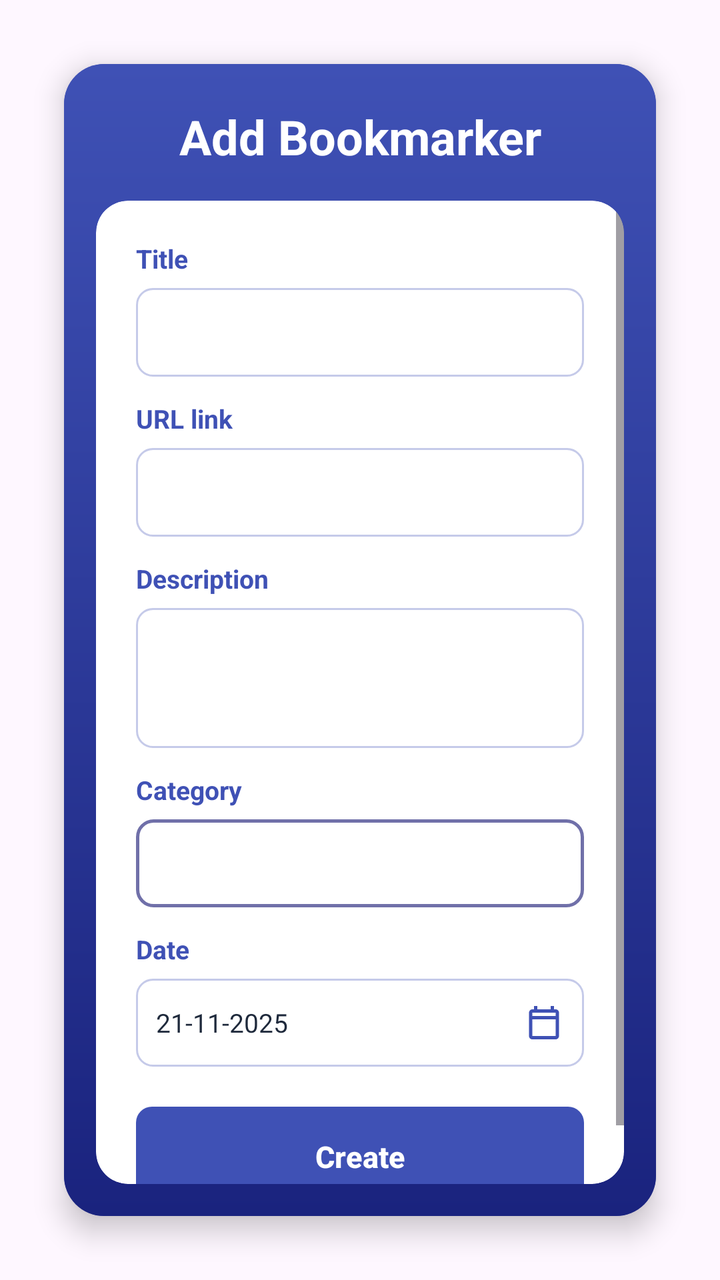
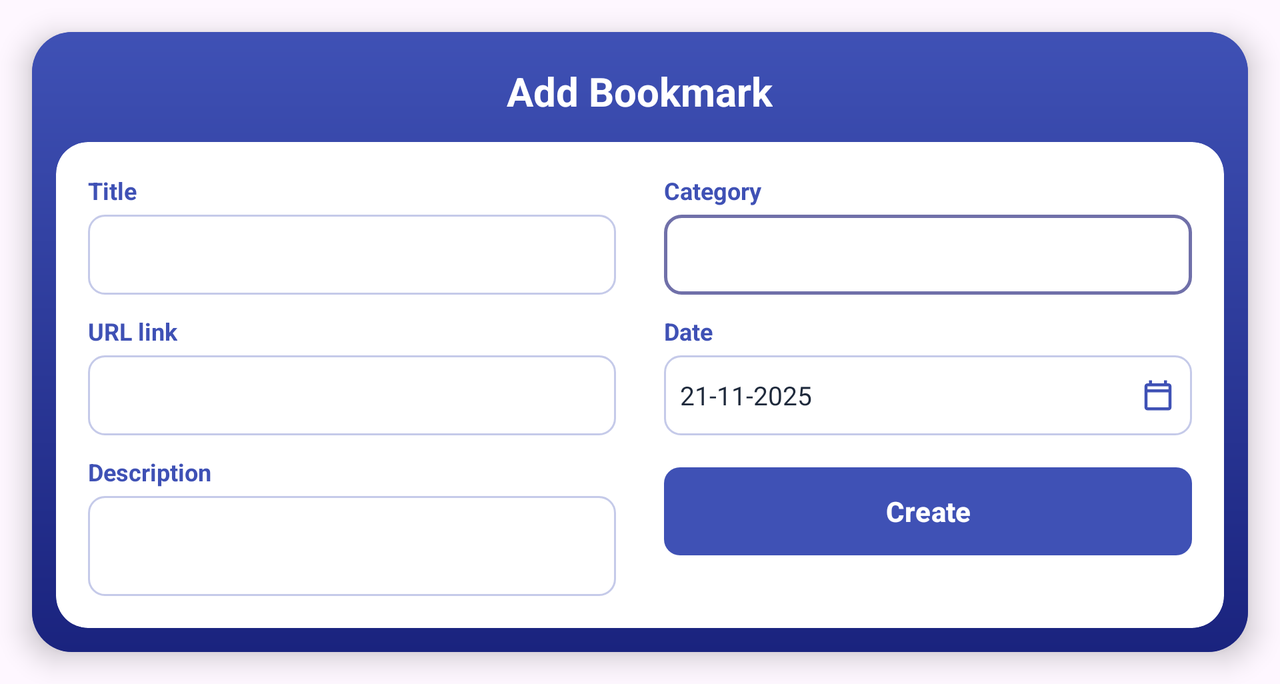

The same Android screen from two of the app's own layout files: first res/layout/ as a phone draws it, then the repository's variant for another configuration, drawn on a device whose configuration selects that folder. Both files follow.
<!-- AndroidManifest.xml: application theme Theme.Markly -->
<!-- res/layout/dialog_add_bookmark.xml -->
<?xml version="1.0" encoding="utf-8"?>

<androidx.cardview.widget.CardView xmlns:android="http://schemas.android.com/apk/res/android"
    xmlns:app="http://schemas.android.com/apk/res-auto"
    android:layout_width="match_parent"
    android:layout_height="wrap_content"
    android:layout_margin="32dp"
    app:cardCornerRadius="20dp"
    app:cardElevation="8dp"
    android:backgroundTint="@color/primary_blue">

    <LinearLayout
        android:layout_width="match_parent"
        android:layout_height="wrap_content"
        android:background="@drawable/header_background"
        android:orientation="vertical">

        
        <TextView
            android:layout_width="wrap_content"
            android:layout_height="wrap_content"
            android:layout_gravity="center"
            android:layout_marginTop="20dp"
            android:layout_marginBottom="16dp"
            android:gravity="center"
            android:text="Add Bookmarker"
            android:textColor="@color/white"
            android:textSize="24sp"
            android:textStyle="bold" />

        
        <androidx.cardview.widget.CardView
            android:layout_width="match_parent"
            android:layout_height="wrap_content"
            android:layout_marginStart="16dp"
            android:layout_marginEnd="16dp"
            android:layout_marginBottom="16dp"
            android:backgroundTint="@color/white"
            app:cardCornerRadius="16dp"
            app:cardElevation="0dp">

            <ScrollView
                android:layout_width="match_parent"
                android:layout_height="wrap_content"
                android:maxHeight="380dp">

                <LinearLayout
                    android:layout_width="match_parent"
                    android:layout_height="wrap_content"
                    android:orientation="vertical"
                    android:padding="20dp">

                    
                    <TextView
                        android:layout_width="wrap_content"
                        android:layout_height="wrap_content"
                        android:layout_marginBottom="6dp"
                        android:text="@string/title"
                        android:textColor="@color/primary_blue"
                        android:textSize="13sp"
                        android:textStyle="bold" />

                    <EditText
                        android:id="@+id/etTitle"
                        android:layout_width="match_parent"
                        android:layout_height="wrap_content"
                        android:autofillHints="name"
                        android:background="@drawable/edit_text_background"
                        android:hint=""
                        android:importantForAutofill="no"
                        android:inputType="text"
                        android:maxLines="1"
                        android:minHeight="44dp"
                        android:padding="10dp" />

                    
                    <TextView
                        android:layout_width="wrap_content"
                        android:layout_height="wrap_content"
                        android:layout_marginTop="12dp"
                        android:layout_marginBottom="6dp"
                        android:text="@string/url_link"
                        android:textColor="@color/primary_blue"
                        android:textSize="13sp"
                        android:textStyle="bold" />

                    <EditText
                        android:id="@+id/etUrl"
                        android:layout_width="match_parent"
                        android:layout_height="wrap_content"
                        android:autofillHints="url"
                        android:background="@drawable/edit_text_background"
                        android:hint=""
                        android:importantForAutofill="no"
                        android:inputType="textUri"
                        android:maxLines="1"
                        android:minHeight="44dp"
                        android:padding="10dp" />

                    
                    <TextView
                        android:layout_width="wrap_content"
                        android:layout_height="wrap_content"
                        android:layout_marginTop="12dp"
                        android:layout_marginBottom="6dp"
                        android:text="@string/description"
                        android:textColor="@color/primary_blue"
                        android:textSize="13sp"
                        android:textStyle="bold" />

                    <EditText
                        android:id="@+id/etDescription"
                        android:layout_width="match_parent"
                        android:layout_height="70dp"
                        android:autofillHints="none"
                        android:background="@drawable/edit_text_background"
                        android:gravity="top|start"
                        android:hint=""
                        android:importantForAutofill="no"
                        android:inputType="textMultiLine"
                        android:maxLines="3"
                        android:padding="10dp" />

                    
                    <TextView
                        android:layout_width="wrap_content"
                        android:layout_height="wrap_content"
                        android:layout_marginTop="12dp"
                        android:layout_marginBottom="6dp"
                        android:text="@string/category"
                        android:textColor="@color/primary_blue"
                        android:textSize="13sp"
                        android:textStyle="bold" />

                    <Spinner
                        android:id="@+id/spinnerCategory"
                        android:layout_width="match_parent"
                        android:layout_height="44dp"
                        android:background="@drawable/spinner_border"
                        android:paddingStart="10dp"
                        android:paddingEnd="10dp"
                        android:popupBackground="#FFFFFF" />

                    
                    <TextView
                        android:layout_width="wrap_content"
                        android:layout_height="wrap_content"
                        android:layout_marginTop="12dp"
                        android:layout_marginBottom="6dp"
                        android:text="@string/date"
                        android:textColor="@color/primary_blue"
                        android:textSize="13sp"
                        android:textStyle="bold" />

                    <LinearLayout
                        android:id="@+id/layoutDatePicker"
                        android:layout_width="match_parent"
                        android:layout_height="44dp"
                        android:background="@drawable/edit_text_background"
                        android:clickable="true"
                        android:focusable="true"
                        android:gravity="center_vertical"
                        android:orientation="horizontal"
                        android:paddingStart="10dp"
                        android:paddingEnd="10dp">

                        <TextView
                            android:id="@+id/tvSelectedDate"
                            android:layout_width="0dp"
                            android:layout_height="wrap_content"
                            android:layout_weight="1"
                            android:text="21-11-2025"
                            android:textColor="@color/text_primary"
                            android:textSize="13sp" />

                        <ImageView
                            android:layout_width="20dp"
                            android:layout_height="20dp"
                            android:contentDescription="Select Date"
                            android:src="@drawable/ic_calendar" />

                    </LinearLayout>

                    
                    <Button
                        android:id="@+id/btnCreate"
                        android:layout_width="match_parent"
                        android:layout_height="50dp"
                        android:layout_marginTop="20dp"
                        android:background="@drawable/button_background"
                        android:text="@string/create"
                        android:textColor="@color/white"
                        android:textSize="15sp"
                        android:textStyle="bold" />

                </LinearLayout>

            </ScrollView>

        </androidx.cardview.widget.CardView>

    </LinearLayout>

</androidx.cardview.widget.CardView>
<!-- resources referenced by this layout -->
<resources>
  <color name="primary_blue">#3F51B5</color>
  <color name="text_primary">#1E293B</color>
  <color name="white">#FFFFFF</color>
  <!-- drawable button_background (drawable) -->
  <?xml version="1.0" encoding="utf-8"?>
  
  <shape xmlns:android="http://schemas.android.com/apk/res/android">
      <solid android:color="#3F51B5" />
      <corners android:radius="8dp" />
  </shape>
  <!-- drawable edit_text_background (drawable) -->
  <?xml version="1.0" encoding="utf-8"?>
  
  <shape xmlns:android="http://schemas.android.com/apk/res/android">
      <solid android:color="@android:color/white" />
      <stroke
          android:width="1dp"
          android:color="#C5CAE9" />
      <corners android:radius="8dp" />
  </shape>
  <!-- drawable header_background (drawable) -->
  <?xml version="1.0" encoding="utf-8"?>
  
  <shape xmlns:android="http://schemas.android.com/apk/res/android">
      <gradient
          android:angle="270"
          android:startColor="#3F51B5"
          android:endColor="#1A237E"
          android:type="linear" />
  </shape>
  <!-- drawable ic_calendar (drawable) -->
  <vector xmlns:android="http://schemas.android.com/apk/res/android"
      android:width="24dp"
      android:height="24dp"
      android:viewportWidth="24"
      android:viewportHeight="24"
      android:tint="#3F51B5">
      <path
          android:fillColor="@android:color/white"
          android:pathData="M19,4h-1V2h-2v2H8V2H6v2H5C3.89,4 3.01,4.9 3.01,6L3,20c0,1.1 0.89,2 2,2h14c1.1,0 2,-0.9 2,-2V6C21,4.9 20.1,4 19,4zM19,20H5V10h14V20zM19,8H5V6h14V8z"/>
  </vector>
  <!-- drawable spinner_border (drawable) -->
  <?xml version="1.0" encoding="utf-8"?>
  
  <shape xmlns:android="http://schemas.android.com/apk/res/android"
      android:shape="rectangle">
      <solid android:color="#FFFFFF" />
      <stroke
          android:width="1.5dp"
          android:color="#7070A9" />
      <corners android:radius="8dp" />
  </shape>
  <string name="category">Category</string>
  <string name="create">Create</string>
  <string name="date">Date</string>
  <string name="description">Description</string>
  <string name="title">Title</string>
  <string name="url_link">URL link</string>
  <style name="Theme.Markly" parent="Theme.Material3.Light.NoActionBar">
          <item name="colorPrimary">#3F51B5</item>
          <item name="colorPrimaryVariant">#1A237E</item>
          <item name="colorOnPrimary">@color/white</item>
          <item name="colorSecondary">#3F51B5</item>
          <item name="colorSecondaryVariant">#1A237E</item>
      </style>
</resources>
<!-- res/layout-land/dialog_add_bookmark.xml (the repository's variant of the layout above) -->
<!-- drawn on the phone turned sideways -->
<?xml version="1.0" encoding="utf-8"?>
<androidx.cardview.widget.CardView xmlns:android="http://schemas.android.com/apk/res/android"
    xmlns:app="http://schemas.android.com/apk/res-auto"
    android:layout_width="match_parent"
    android:layout_height="wrap_content"
    android:layout_margin="16dp"
    app:cardCornerRadius="20dp"
    app:cardElevation="8dp"
    android:backgroundTint="@color/primary_blue">

    <LinearLayout
        android:layout_width="match_parent"
        android:layout_height="wrap_content"
        android:background="@drawable/header_background"
        android:orientation="vertical">

        
        <TextView
            android:layout_width="wrap_content"
            android:layout_height="wrap_content"
            android:layout_gravity="center"
            android:layout_marginTop="16dp"
            android:layout_marginBottom="12dp"
            android:gravity="center"
            android:text="Add Bookmark"
            android:textColor="@color/white"
            android:textSize="20sp"
            android:textStyle="bold" />

        
        <androidx.cardview.widget.CardView
            android:layout_width="match_parent"
            android:layout_height="wrap_content"
            android:layout_marginStart="12dp"
            android:layout_marginEnd="12dp"
            android:layout_marginBottom="12dp"
            android:backgroundTint="@color/white"
            app:cardCornerRadius="16dp"
            app:cardElevation="0dp">

            <ScrollView
                android:layout_width="match_parent"
                android:layout_height="wrap_content"
                android:maxHeight="220dp">

                <LinearLayout
                    android:layout_width="match_parent"
                    android:layout_height="wrap_content"
                    android:orientation="horizontal"
                    android:padding="16dp">

                    
                    <LinearLayout
                        android:layout_width="0dp"
                        android:layout_height="wrap_content"
                        android:layout_marginEnd="12dp"
                        android:layout_weight="1"
                        android:orientation="vertical">

                        
                        <TextView
                            android:layout_width="wrap_content"
                            android:layout_height="wrap_content"
                            android:layout_marginBottom="4dp"
                            android:text="@string/title"
                            android:textColor="@color/primary_blue"
                            android:textSize="12sp"
                            android:textStyle="bold" />

                        <EditText
                            android:id="@+id/etTitle"
                            android:layout_width="match_parent"
                            android:layout_height="40dp"
                            android:autofillHints="name"
                            android:background="@drawable/edit_text_background"
                            android:importantForAutofill="no"
                            android:inputType="text"
                            android:maxLines="1"
                            android:padding="8dp"
                            android:textSize="13sp" />

                        
                        <TextView
                            android:layout_width="wrap_content"
                            android:layout_height="wrap_content"
                            android:layout_marginTop="10dp"
                            android:layout_marginBottom="4dp"
                            android:text="@string/url_link"
                            android:textColor="@color/primary_blue"
                            android:textSize="12sp"
                            android:textStyle="bold" />

                        <EditText
                            android:id="@+id/etUrl"
                            android:layout_width="match_parent"
                            android:layout_height="40dp"
                            android:autofillHints="url"
                            android:background="@drawable/edit_text_background"
                            android:importantForAutofill="no"
                            android:inputType="textUri"
                            android:maxLines="1"
                            android:padding="8dp"
                            android:textSize="13sp" />

                        
                        <TextView
                            android:layout_width="wrap_content"
                            android:layout_height="wrap_content"
                            android:layout_marginTop="10dp"
                            android:layout_marginBottom="4dp"
                            android:text="@string/description"
                            android:textColor="@color/primary_blue"
                            android:textSize="12sp"
                            android:textStyle="bold" />

                        <EditText
                            android:id="@+id/etDescription"
                            android:layout_width="match_parent"
                            android:layout_height="50dp"
                            android:autofillHints="none"
                            android:background="@drawable/edit_text_background"
                            android:gravity="top|start"
                            android:importantForAutofill="no"
                            android:inputType="textMultiLine"
                            android:maxLines="2"
                            android:padding="8dp"
                            android:textSize="13sp" />

                    </LinearLayout>

                    
                    <LinearLayout
                        android:layout_width="0dp"
                        android:layout_height="wrap_content"
                        android:layout_marginStart="12dp"
                        android:layout_weight="1"
                        android:orientation="vertical">

                        
                        <TextView
                            android:layout_width="wrap_content"
                            android:layout_height="wrap_content"
                            android:layout_marginBottom="4dp"
                            android:text="@string/category"
                            android:textColor="@color/primary_blue"
                            android:textSize="12sp"
                            android:textStyle="bold" />

                        <Spinner
                            android:id="@+id/spinnerCategory"
                            android:layout_width="match_parent"
                            android:layout_height="40dp"
                            android:background="@drawable/spinner_border"
                            android:paddingStart="8dp"
                            android:paddingEnd="8dp"
                            android:popupBackground="#FFFFFF" />

                        
                        <TextView
                            android:layout_width="wrap_content"
                            android:layout_height="wrap_content"
                            android:layout_marginTop="10dp"
                            android:layout_marginBottom="4dp"
                            android:text="@string/date"
                            android:textColor="@color/primary_blue"
                            android:textSize="12sp"
                            android:textStyle="bold" />

                        <LinearLayout
                            android:id="@+id/layoutDatePicker"
                            android:layout_width="match_parent"
                            android:layout_height="40dp"
                            android:background="@drawable/edit_text_background"
                            android:clickable="true"
                            android:focusable="true"
                            android:gravity="center_vertical"
                            android:orientation="horizontal"
                            android:paddingStart="8dp"
                            android:paddingEnd="8dp">

                            <TextView
                                android:id="@+id/tvSelectedDate"
                                android:layout_width="0dp"
                                android:layout_height="wrap_content"
                                android:layout_weight="1"
                                android:text="21-11-2025"
                                android:textColor="@color/text_primary"
                                android:textSize="13sp" />

                            <ImageView
                                android:layout_width="18dp"
                                android:layout_height="18dp"
                                android:contentDescription="Select Date"
                                android:src="@drawable/ic_calendar" />

                        </LinearLayout>

                        
                        <Button
                            android:id="@+id/btnCreate"
                            android:layout_width="match_parent"
                            android:layout_height="44dp"
                            android:layout_marginTop="16dp"
                            android:background="@drawable/button_background"
                            android:text="@string/create"
                            android:textColor="@color/white"
                            android:textSize="14sp"
                            android:textStyle="bold" />

                    </LinearLayout>

                </LinearLayout>

            </ScrollView>

        </androidx.cardview.widget.CardView>

    </LinearLayout>

</androidx.cardview.widget.CardView>
